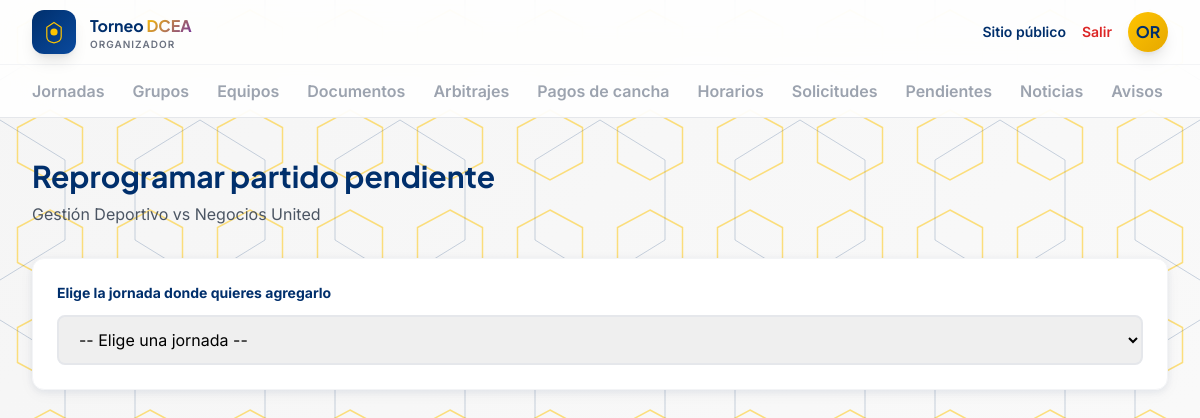
Screenshot of /admin/pendientes/3/reprogramar (signed in) with the database file from the repository.
### app/models/usuarios.py (models this page shows, shortened)
class Usuario(UserMixin, db.Model):
    __tablename__ = "usuarios"
    id = db.Column(db.Integer, primary_key=True)
    nombre = db.Column(db.String(120), nullable=False)
    email = db.Column(db.String(150), unique=True, nullable=False)
    password_hash = db.Column(db.String(255), nullable=False)
    rol = db.Column(db.String(30), nullable=False)  # organizador, ayudante, capitan

### app/models/core.py (models this page shows)
class Fase(db.Model):
    __tablename__ = "fases"
    id = db.Column(db.Integer, primary_key=True)
    categoria_id = db.Column(db.Integer, db.ForeignKey("categorias.id"), nullable=False)
    tipo = db.Column(db.String(30), nullable=False)  # grupos, cuartos, semifinal, final
    nombre = db.Column(db.String(80), nullable=False)
    orden = db.Column(db.Integer, default=1)
    grupos = db.relationship("Grupo", backref="fase", lazy=True)
    jornadas = db.relationship("Jornada", backref="fase", lazy=True)

### app/models/equipos.py (models this page shows, shortened)
class Equipo(db.Model):
    __tablename__ = "equipos"
    id = db.Column(db.Integer, primary_key=True)
    organizacion_id = db.Column(db.Integer, db.ForeignKey("organizaciones.id"), nullable=False)
    nombre = db.Column(db.String(120), nullable=False)
    escudo_url = db.Column(db.String(300))
    capitan_id = db.Column(db.Integer, db.ForeignKey("usuarios.id"))
    inscripciones = db.relationship("Inscripcion", backref="equipo", lazy=True)
    rosters = db.relationship("Roster", backref="equipo", lazy=True)

### app/routes/admin.py (the view)
@admin_bp.route("/pendientes/<int:partido_id>/reprogramar")
@login_required
@requiere_rol("organizador", "ayudante")
def reprogramar_pendiente(partido_id):
    from app.services.jornada_grid import construir_grid
    partido = Partido.query.get_or_404(partido_id)
    fase = Fase.query.filter_by(tipo="grupos").first()
    jornadas = Jornada.query.filter_by(fase_id=fase.id).order_by(Jornada.numero).all() if fase else []
    jornada_id = request.args.get("jornada_id", type=int)
    grid = None
    jornada_elegida = None
    if jornada_id:
        jornada_elegida = Jornada.query.get_or_404(jornada_id)
        grid = construir_grid(jornada_elegida, excluir_partido_id=partido.id)
    return render_template(
        "admin/reprogramar_pendiente.html", partido=partido, jornadas=jornadas,
        jornada_elegida=jornada_elegida, grid=grid,
    )

### app/utils.py (called while the page is built)
def requiere_rol(*roles):
    def decorator(f):
        @wraps(f)
        def wrapped(*args, **kwargs):
            if not current_user.is_authenticated or current_user.rol not in roles:
                abort(403)
            return f(*args, **kwargs)
        return wrapped
    return decorator

### app/templates/admin/reprogramar_pendiente.html (shortened to what this page needs)
{% extends "admin/base.html" %}
{% from "_macros/jornada_grid.html" import tabla_jornada %}
{% block content %}
<h1 class="font-display text-3xl font-bold text-navy mb-2">Reprogramar partido pendiente</h1>
<p class="text-gray-600 mb-8">{{ partido.equipo_local.nombre }} vs {{ partido.equipo_visitante.nombre }}</p>
<div class="bg-white rounded-xl shadow-card border border-gray-100 p-6 mb-8">
  <label class="block text-sm font-bold text-navy mb-3">Elige la jornada donde quieres agregarlo</label>
  <form method="GET">
    <select name="jornada_id" onchange="this.form.submit()" class="w-full px-4 py-3 border-2 border-gray-200 rounded-lg focus:border-gold focus:outline-none">
      <option value="">-- Elige una jornada --</option>
    </select>
  </form>
</div>
{% endblock %}

### app/templates/admin/base.html (shortened to what this page needs)
<!DOCTYPE html>
<html lang="es">
<head>
<script src="https://cdn.tailwindcss.com"></script>
</head>
<body>
<header class="sticky top-0 z-40 bg-white/85 backdrop-blur-xl border-b border-gray-200">
  <div class="max-w-7xl mx-auto px-5 sm:px-8 h-16 flex items-center justify-between">
    <a href="{{ url_for('admin.dashboard') }}" class="flex items-center gap-3.5">
      <div class="w-11 h-11 rounded-xl bg-gradient-to-br from-navy to-navy-light flex items-center justify-center shadow-lg">
        <svg width="24" height="24" viewBox="0 0 40 40" fill="none">
          <path d="M20 4 L32 12 V28 C32 34 28 37 20 38 C12 37 8 34 8 28 V12 Z" stroke="#FFC400" stroke-width="2" fill="none"/>
          <circle cx="20" cy="20" r="6" fill="#FFC400"/>
        </svg>
      </div>
      <div class="leading-tight">
        <p class="font-display font-bold text-navy text-[15px] sm:text-base">Torneo <span class="gradient-accent">DCEA</span></p>
        <p class="text-[10px] text-gray-500 tracking-widest uppercase font-semibold hidden sm:block">Organizador</p>
      </div>
    </a>
    <div class="flex items-center gap-4">
      <a href="{{ url_for('public.home') }}" class="text-sm font-semibold text-navy hover:text-gold hidden sm:inline">Sitio público</a>
      <a href="{{ url_for('admin.logout') }}" class="text-sm font-semibold text-red-600 hover:text-red-800">Salir</a>
      <div class="w-10 h-10 rounded-full bg-gradient-to-br from-gold to-gold-dark text-navy font-display font-bold flex items-center justify-center shadow-lg">
        {{ current_user.nombre[:2].upper() if current_user.is_authenticated else '' }}
      </div>
    </div>
  </div>
  <nav class="max-w-7xl mx-auto px-5 sm:px-8 flex gap-7 border-t border-gray-100 overflow-x-auto">
    {% macro navlink(endpoint, label) %}
      <a href="{{ url_for(endpoint) }}" class="tab-link {{ 'active' if request.endpoint == endpoint }}">{{ label }}</a>
    {% endmacro %}
    {{ navlink('admin.dashboard', 'Jornadas') }}
    {{ navlink('admin.grupos', 'Grupos') }}
    {{ navlink('admin.equipos', 'Equipos') }}
    {{ navlink('admin.documentos', 'Documentos') }}
    {{ navlink('admin.arbitrajes', 'Arbitrajes') }}
    {{ navlink('admin.pagos_cancha', 'Pagos de cancha') }}
    {{ navlink('admin.horarios', 'Horarios') }}
    {{ navlink('admin.solicitudes', 'Solicitudes') }}
    {{ navlink('admin.pendientes', 'Pendientes') }}
    {{ navlink('admin.noticias', 'Noticias') }}
    {{ navlink('admin.avisos', 'Avisos') }}
  </nav>
</header>
<main class="max-w-7xl mx-auto px-5 sm:px-8 py-10">
  {% block content %}{% endblock %}
</main>
</body>
</html>

### app/templates/admin/base.html (style rules this page uses)
* { box-sizing: border-box; }
body { font-family: 'Inter', sans-serif; min-height: 100vh; position: relative; background: linear-gradient(135deg, #F5F5F5 0%, #FAFAFA 100%); overflow-x: hidden; }
body::before { content: ''; position: fixed; top: 0; left: 0; width: 100%; height: 100%; z-index: -2; background-repeat: repeat; background-size: 100px 100px; pointer-events: none; }
body::after { content: ''; position: fixed; top: 0; left: 0; width: 100%; height: 100%; z-index: -2; background-repeat: repeat; background-size: 200px 200px; background-position: 100px 100px; pointer-events: none; }
main { position: relative; z-index: 1; }
.font-display { font-family: 'Plus Jakarta Sans', sans-serif; }
.tab-link { position: relative; font-weight: 600; color: #9CA3AF; padding: 14px 0; white-space: nowrap; }
.gradient-accent { background: linear-gradient(135deg, #FFC400, #7030A0); -webkit-background-clip: text; -webkit-text-fill-color: transparent; background-clip: text; }

### rows the page displays
Usuario: nombre "OR"
Fase: tipo "Grupos"
Equipo: equipo_local.nombre "Gestión Deportivo"
Equipo: equipo_visitante.nombre "Negocios United"

### other values shown
{{ label }} "Jornadas Equipos Documentos Arbitrajes Pagos de cancha Horarios Solicitudes Pendientes Noticias Avisos"
